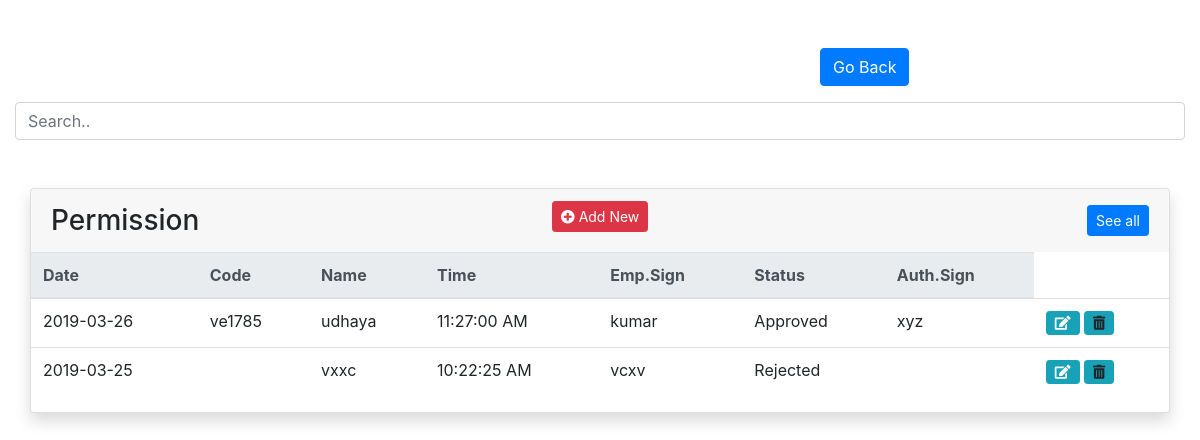
The app's page /permissionslip/permission.php with its own data.
### tables this page shows
CREATE TABLE `permission_slip` (
  `p_id` int(50) NOT NULL,
  `date` date NOT NULL,
  `code` varchar(100) NOT NULL,
  `name` varchar(100) NOT NULL,
  `time` time NOT NULL,
  `emp_sign` varchar(200) NOT NULL,
  `status` varchar(500) NOT NULL,
  `auth_sign` varchar(200) NOT NULL
);

### permissionslip/permission.php (the view, shortened to what this page needs)
<?php
    include('../config.php');
    $result = $db->query('SELECT p_id,date,code,name,TIME_FORMAT(time, "%r")time,emp_sign,status,auth_sign FROM permission_slip ORDER BY p_id DESC');
    $data_record = $result->num_rows;
?>
<html>
<head>
   <link rel="stylesheet" href="https://maxcdn.bootstrapcdn.com/bootstrap/4.2.1/css/bootstrap.min.css">
   <link rel="stylesheet" href="https://use.fontawesome.com/releases/v5.6.3/css/all.css">
<link href="//cdnjs.cloudflare.com/ajax/libs/bootstrap-datetimepicker/4.17.37/css/bootstrap-datetimepicker.css" rel="stylesheet"/>
</head>
<body>
<br/><br/>
<div class="row">
      <div class="col-md-4"></div>
      <div class="col-md-4"> <h2> </h2></div>
      <div class="col-md-4">
		 <a href ="http://192.168.0.64/viaridash/" class="btn btn-primary back">Go Back</a>
      </div>
  </div>
 <div class="container-fluid mt--7">
  <input class="form-control" id="myInput" type="text" placeholder="Search..">
    <div class="container-fluid mt--7">
      <div class="row mt-5">
        <div class="col-xl-12 mb-5 mb-xl-0">
          <div class="card shadow">
            <div class="card-header border-0">
              <div class="row align-items-center">
                <div class="col">
                  <h3 class="mb-0">Permission</h3>
                </div>
				<h3><a data="page_0" class="model_form btn btn-sm btn-danger" href="#"><i class="fas fa-plus-circle"></i> Add New</a></h3>
                <div class="col text-right">
                  <a href="#!" class="btn btn-sm btn-primary">See all</a>
                </div>
              </div>
            </div>
            <div class="table-responsive">
              <table class="table align-items-center table-flush">
                <thead class="thead-light">
                  <tr>
                    <th scope="col">Date</th>
					<th scope="col">Code</th>
					<th scope="col">Name</th>
                    <th scope="col">Time</th>
					<th scope="col">Emp.Sign</th>
					<th scope="col">Status</th>
					<th scope="col">Auth.Sign</th>
                  </tr>
                </thead>
				<tbody id="myTable">
                <?php if(isset($result) && ($data_record) > 0)  : $i=1; ?>
                    <?php  while ($users = mysqli_fetch_object($result)) { ?>
                        <tr class="<?=$users->p_id?>_del">
                            <td><?=$users->date;?></td>
                            <td><?=$users->code;?></td>
                            <td><?=$users->name;?></td>
                            <td><?=$users->time;?></td>
                            <td><?=$users->emp_sign;?></td>
							<td><?=$users->status;?></td>
							<td><?=$users->auth_sign;?></td>
                            <td><a data="<?php echo 'page_'.$users->p_id ?>" class="model_form btn btn-info btn-sm" href="#"> <span> <i class="fas fa-edit"></i></span></a>
                            <a data="<?php echo  $users->p_id ?>" title="Delete <?php echo $users->date;?>" class="tip delete_check btn btn-info btn-sm "><span> <i class="fas fa-trash-alt"></i></span> </a>
                            </td>
                        </tr>
                <?php $i++; } ?>
            <?php else : echo '<tr><td colspan="8"><div align="center">-------No record found -----</div></td></tr>'; ?>
           <?php endif; ?>
            </tbody>
              </table>
    </div>
	</div>
            </div>
          </div>
		  <br/>
        </div>
      </div>
   <link href="../assets/vendor/@fortawesome/fontawesome-free/css/all.min.css" rel="stylesheet">

### records on screen
permission_slip: date "2019-03-26", code "ve1785", name "udhaya", time "11:27:00 AM", emp_sign "kumar", status "Approved", auth_sign "xyz"
permission_slip: date "2019-03-25", name "vxxc", time "10:22:25 AM", emp_sign "vcxv", status "Rejected"
